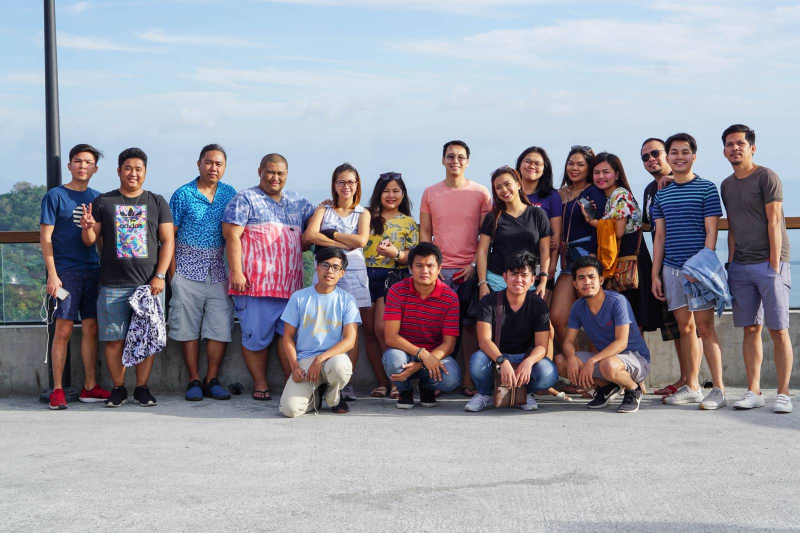
#> input picture images/sample1.jpg, 1600 x 1066 px (shown at 1/2 size)
$ python face_detector.py
#> lines starting #> are read from the running program, lines starting #| are printed output that depends on the picture; after the words box and inside, x2 and y2 are one past the last pixel; in counts of white or black regions, pixels touching at a corner belong together
import cv2
face_cascade = cv2.CascadeClassifier('haarcascade_frontalface_default.xml')

img = cv2.imread('./images/sample1.jpg')
#> img is the input picture: shape (1066, 1600, 3); mean B, G, R 162.3, 153.1, 153.4

img = cv2.resize(img,None,fx=0.5,fy=0.5,interpolation=cv2.INTER_CUBIC)
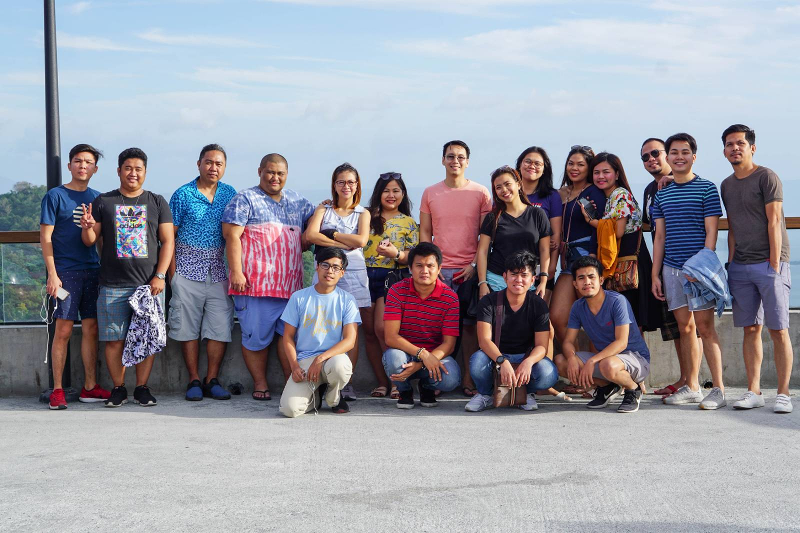
#> img: shape (533, 800, 3); mean B, G, R 162.3, 153.1, 153.4
img = cv2.resize(img,(1000,600),interpolation=cv2.INTER_AREA)
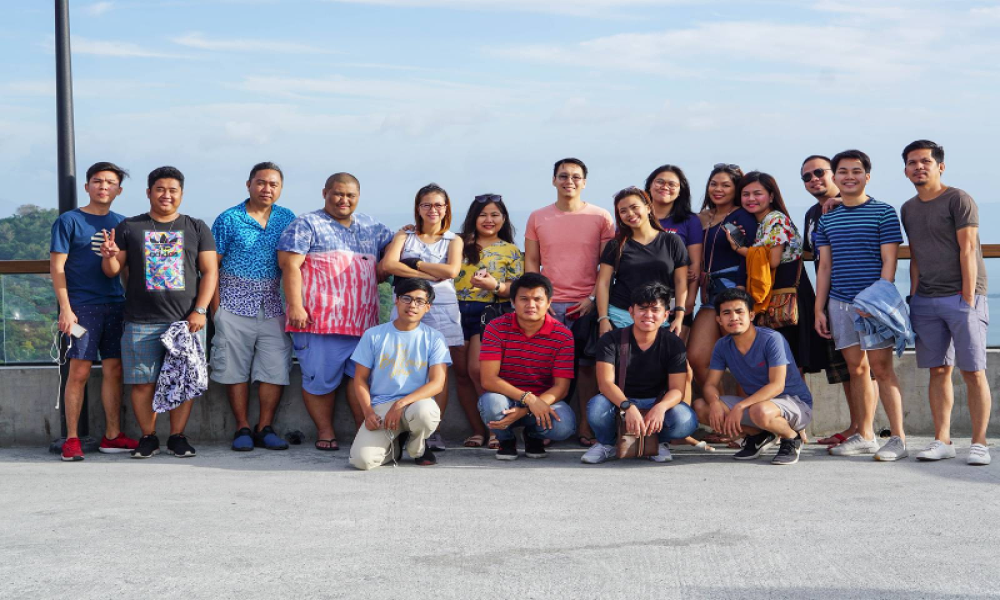
#> img: shape (600, 1000, 3); mean B, G, R 162.2, 153, 153.3

gray = cv2.cvtColor(img, cv2.COLOR_BGR2GRAY)
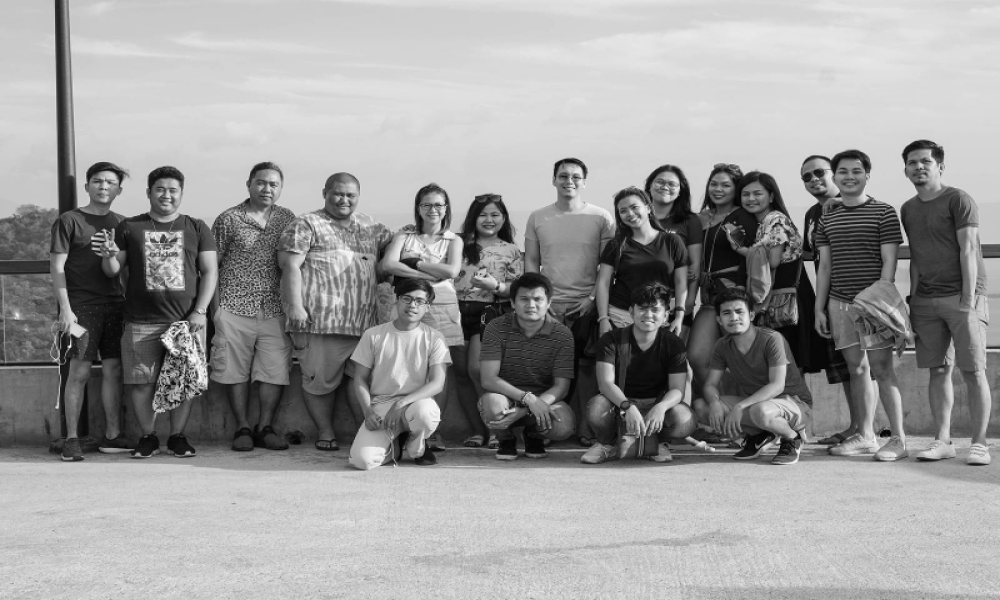
#> gray: shape (600, 1000); min 0, max 255, mean 154.2

faces = face_cascade.detectMultiScale(
    gray,
    scaleFactor=1.1,
    minNeighbors= 1,
    minSize=(30, 25),
    maxSize=(40, 35),
    flags = cv2.CASCADE_SCALE_IMAGE
    )
#> faces = 17 rows, first 6: [902, 149, 34, 34], [834, 159, 33, 33], [553, 164, 33, 33], [86, 169, 34, 34], [250, 171, 34, 34], [649, 170, 33, 33]

for (x, y, w, h) in faces:
    cv2.rectangle(img, (x, y), (x+w, y+h), (0, 255, 0), 2)
#> this loop made 17 passes
#> (x, y, w, h) on passes 1 to 12: (902, 149, 34, 34), (834, 159, 33, 33), (553, 164, 33, 33), (86, 169, 34, 34), (250, 171, 34, 34), (649, 170, 33, 33), (703, 171, 34, 34), (149, 177, 33, 33), (737, 181, 33, 33), (328, 183, 34, 34), (416, 192, 34, 34), (614, 196, 34, 34)
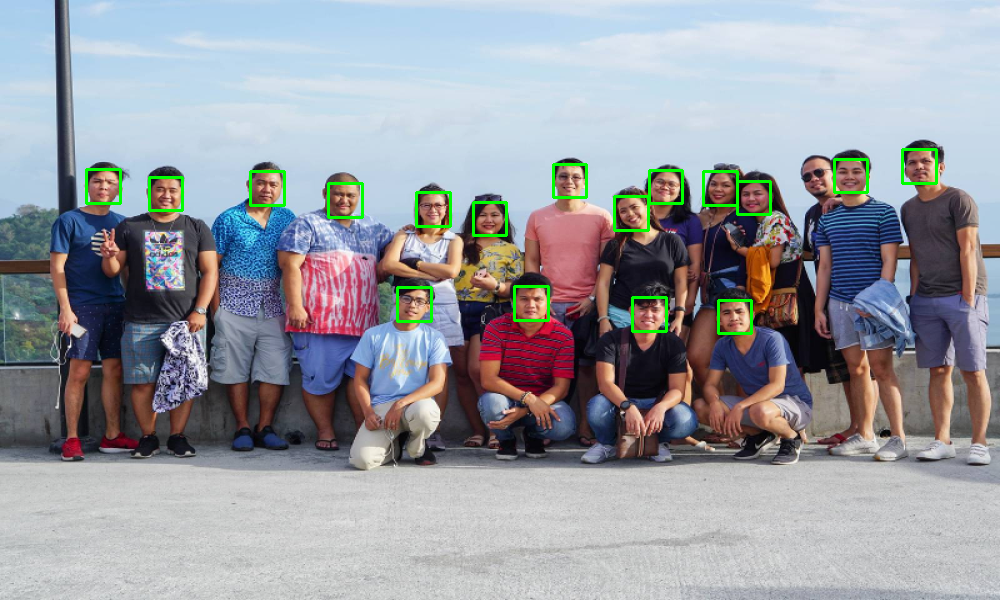
#> img: shape (600, 1000, 3); 1.11% of pixels changed, all inside (x1, y1, x2, y2) = (85, 148, 938, 335)

cv2.imshow('sample img', img)

cv2.waitKey(0)
cv2.destroyAllWindows()
